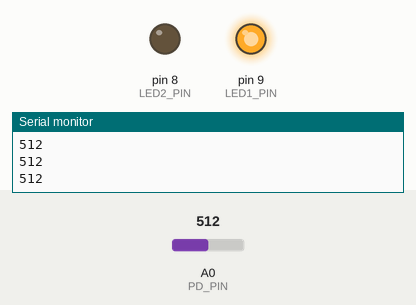
Recording of a sketch running on a simulated Arduino Uno, built with avr-gcc and run on an emulated ATmega328P. Shown: output pins drawn as LEDs (lit = HIGH), the last lines printed to the serial monitor. The test bench sets the inputs (shaded band); at power-on: A0 (PD_PIN) = 512.

Above: at 1.2 s.
1.3 s: A0 (PD_PIN) set to 368
2.8 s: A0 (PD_PIN) set to 342
At 4.2 s:
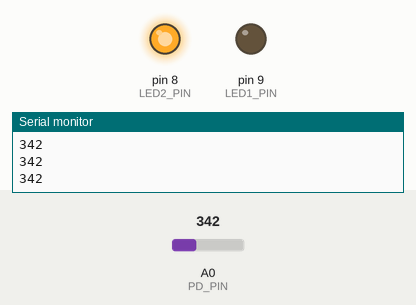
4.5 s: A0 (PD_PIN) set to 360
At 5.3 s:
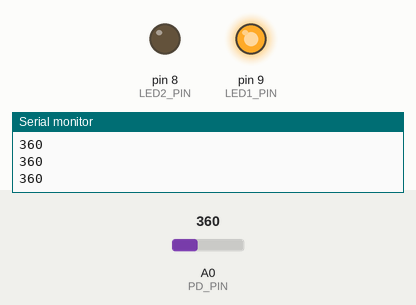
6.0 s: A0 (PD_PIN) set to 340
At 6.6 s:
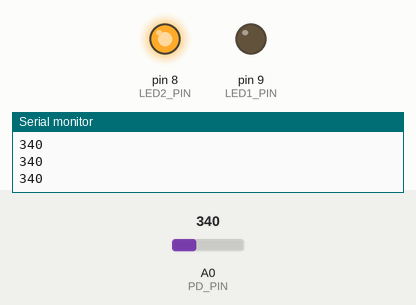
Timing chart, 0 to 8.5 s (numbered marks = the images above; inputs shaded):
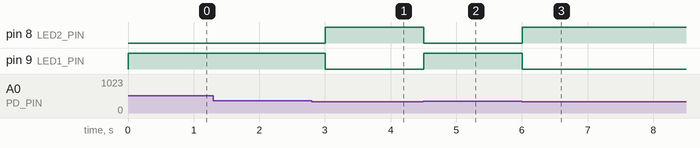

Measured:
- the behaviour switches between 351 and 350 on A0 (PD_PIN) (found by bisection; images 0 and 1)
- after the input at 2.8 s, pin 8 (LED2_PIN): LOW → HIGH after 0.20 s; pin 9 (LED1_PIN): HIGH → LOW after 0.20 s
- after the input at 4.5 s, pin 8 (LED2_PIN): HIGH → LOW at once; pin 9 (LED1_PIN): LOW → HIGH at once
- after the input at 6.0 s, pin 8 (LED2_PIN): LOW → HIGH at once; pin 9 (LED1_PIN): HIGH → LOW at once

The sketch:

25_photo_detector_with_leds.ino
```cpp
const int PD_PIN = A0;
const int LED1_PIN = 9;
const int LED2_PIN = 8;
const int DELAY_TIME = 250;

void setup()
{
    pinMode(LED1_PIN, OUTPUT);
    pinMode(LED2_PIN, OUTPUT);
    pinMode(PD_PIN, INPUT);
    Serial.begin(9600);
}

void loop()
{
    int light = analogRead(PD_PIN);
    if (light > 350)
    {
        digitalWrite(LED1_PIN, HIGH);
        digitalWrite(LED2_PIN, LOW);
    }
    else
    {
        digitalWrite(LED1_PIN, LOW);
        digitalWrite(LED2_PIN, HIGH);
    }

    Serial.println(light);
    delay(DELAY_TIME);
}
```
